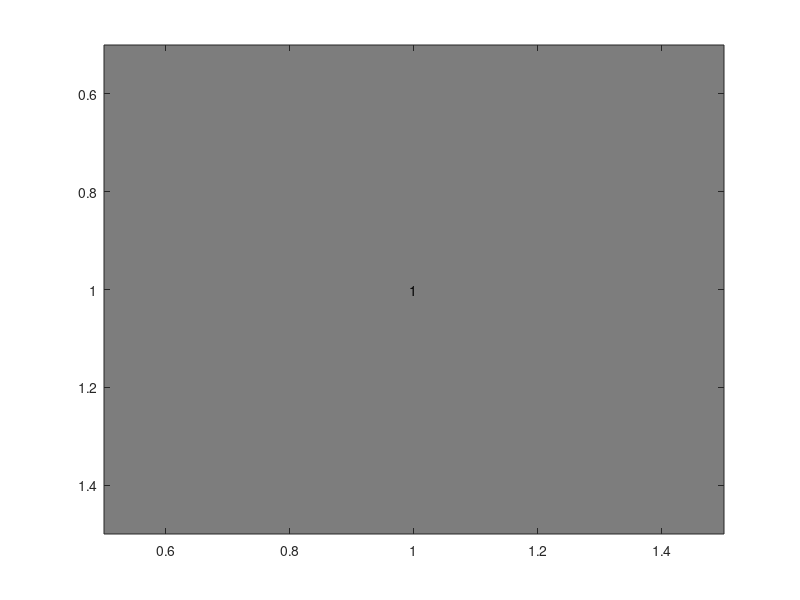

Source code (MATLAB): (Note: this script raises an error after producing the figure.)
function plotConfMat(varargin)
%PLOTCONFMAT plots the confusion matrix with colorscale, absolute numbers
%   and precision normalized percentages
%
%   usage: 
%   PLOTCONFMAT(confmat) plots the confmat with integers 1 to n as class labels
%   PLOTCONFMAT(confmat, labels) plots the confmat with the specified labels
%
%   Vahe Tshitoyan
%   20/08/2017
%
%   Arguments
%   confmat:            a square confusion matrix
%   labels (optional):  vector of class labels
% number of arguments
switch (nargin)
    case 0
       confmat = 1;
       labels = {'1'};
    case 1
       confmat = varargin{1};
       labels = 1:size(confmat, 1);
    otherwise
       confmat = varargin{1};
       labels = varargin{2};
end
confmat(isnan(confmat))=0; % in case there are NaN elements
numlabels = size(confmat, 1); % number of labels
% calculate the percentage accuracies
confpercent = 0*confmat./repmat(sum(confmat, 1),numlabels,1);
% plotting the colors
imagesc(confpercent);
%%title(sprintf('Accuracy: %.2f%%', 100*trace(confmat)/sum(confmat(:))));
%%
%%ylabel('Output Class'); xlabel('Target Class');
%%
% set the colormap
colormap(flipud(gray));
% Create strings from the matrix values and remove spaces
%%textStrings = num2str([confpercent(:), confmat(:)], '%.1f%%\n%d\n');
textStrings = num2str([confmat(:)], '%d');
textStrings = strtrim(cellstr(textStrings));
% Create x and y coordinates for the strings and plot them
[x,y] = meshgrid(1:numlabels);
hStrings = text(x(:),y(:),textStrings(:), ...
    'HorizontalAlignment','center');
% Get the middle value of the color range
midValue = mean(get(gca,'CLim'));
% Choose white or black for the text color of the strings so
% they can be easily seen over the background color
textColors = repmat(confpercent(:) > midValue,1,3);
set(hStrings,{'Color'},num2cell(textColors,2));
% Setting the axis labels
set(gca,'XTick',1:numlabels,...
    'XTickLabel',labels,...
    'YTick',1:numlabels,...
    'YTickLabel',labels,...
    'TickLength',[0 0]);
end